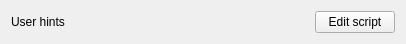
<?xml version="1.0" encoding="UTF-8"?>
<ui version="4.0">
 <class>user_hint_widget</class>
 <widget class="QWidget" name="user_hint_widget">
  <property name="geometry">
   <rect>
    <x>0</x>
    <y>0</y>
    <width>406</width>
    <height>37</height>
   </rect>
  </property>
  <property name="windowTitle">
   <string>Form</string>
  </property>
  <layout class="QHBoxLayout" name="horizontalLayout">
   <item>
    <widget class="QLabel" name="label_user_hint">
     <property name="toolTip">
      <string>A list of user hints</string>
     </property>
     <property name="text">
      <string>User hints</string>
     </property>
    </widget>
   </item>
   <item>
    <widget class="QPushButton" name="button_edit_script">
     <property name="sizePolicy">
      <sizepolicy hsizetype="Fixed" vsizetype="Fixed">
       <horstretch>0</horstretch>
       <verstretch>0</verstretch>
      </sizepolicy>
     </property>
     <property name="toolTip">
      <string>Click to open script editor</string>
     </property>
     <property name="text">
      <string>Edit script</string>
     </property>
    </widget>
   </item>
  </layout>
 </widget>
 <resources/>
 <connections/>
</ui>
